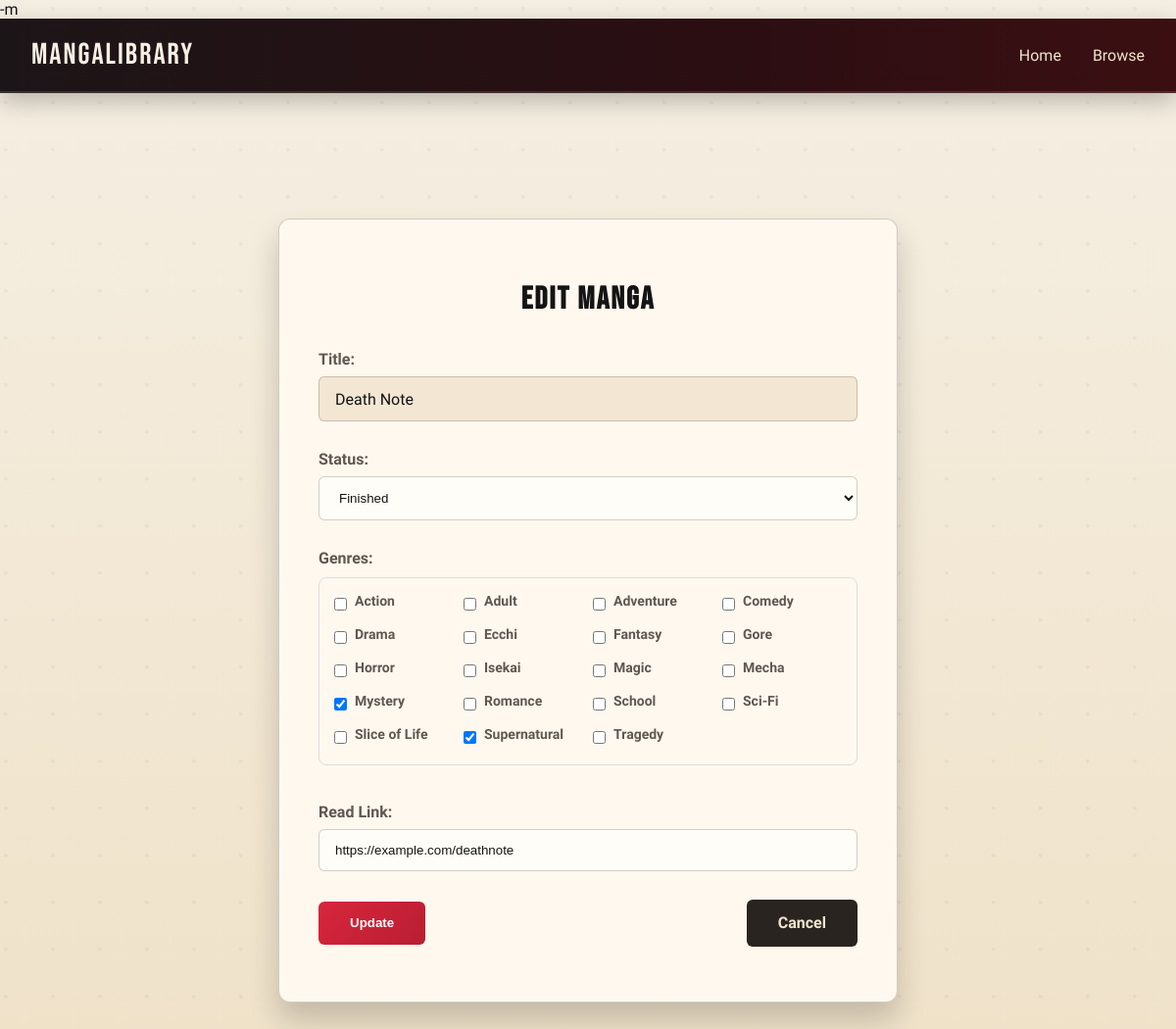
/edit.php?id=3 (signed in), run on the app's committed database.
### tables this page shows
CREATE TABLE IF NOT EXISTS manga (
    id INT AUTO_INCREMENT PRIMARY KEY,
    title VARCHAR(255) NOT NULL,
    author VARCHAR(255),
    description TEXT,
    category VARCHAR(255),
    status ENUM('will read', 'currently reading', 'stopped', 'finished', 'dropped') DEFAULT 'will read',
    last_chapter VARCHAR(50),
    read_link VARCHAR(255),
    external_links JSON,
    created_at TIMESTAMP DEFAULT CURRENT_TIMESTAMP,
    updated_at TIMESTAMP DEFAULT CURRENT_TIMESTAMP ON UPDATE CURRENT_TIMESTAMP,
    INDEX idx_manga_title (title),
    INDEX idx_manga_category (category),
    INDEX idx_manga_status (status),
    INDEX idx_manga_updated_at (updated_at),
    INDEX idx_manga_category_status (category, status)
);

### edit.php (the view, shortened to what this page needs)
<?php
require_once 'auth.php';
$id = $_GET['id'] ?? null;
$sql = "SELECT * FROM manga WHERE id = ?";
$stmt = $conn->prepare($sql);
$stmt->bind_param("i", $id);
$stmt->execute();
$result = $stmt->get_result();
$manga = $result->fetch_assoc();
$selected_categories = explode(', ', $manga['category']);
?>
<!DOCTYPE html>
<html lang="en">
<head>
  <link rel="stylesheet" href="edit.css">
</head>
<body>
<nav>
  <div class="logo">
    <a href="home.php" style="color: inherit; text-decoration: none; cursor: pointer;">MangaLibrary</a>
  </div>
  <ul>
    <li><a href="home.php">Home</a></li>
    <li><a href="browse.php">Browse</a></li>
  </ul>
</nav>
<main>
  <div class="edit-container">
    <h1>Edit Manga</h1>
    <form method="POST">
      <div class="form-group">
        <label>Title:</label>
        <div class="readonly-title"><?php echo htmlspecialchars($manga['title']); ?></div>
      </div>
      <div class="form-group">
        <label>Status:</label>
        <select name="status" onchange="toggleChapterField()">
          <option value="finished" <?php if ($manga['status'] == 'finished') echo 'selected'; ?>>Finished</option>
        </select>
      </div>
      <div class="form-group">
        <label>Genres:</label>
        <div class="genre-container">
          <?php
          $available_categories = ['Action', 'Adult', 'Adventure', 'Comedy', 'Drama', 'Ecchi', 'Fantasy', 'Gore', 'Horror', 'Isekai', 'Magic', 'Mecha', 'Mystery', 'Romance', 'School', 'Sci-Fi', 'Slice of Life', 'Supernatural', 'Tragedy'];
          foreach ($available_categories as $cat) {
            $checked = in_array($cat, $selected_categories) ? 'checked' : '';
            echo "<div class='genre-item'>
                    <input type='checkbox' id='cat_$cat' name='category[]' value='$cat' $checked>
                    <label for='cat_$cat'>$cat</label>
                  </div>";
          }
          ?>
        </div>
      </div>
      <div class="form-group">
        <label>Read Link:</label>
        <input type="url" name="read_link" value="<?php echo htmlspecialchars($manga['read_link']); ?>" placeholder="Link to read manga">
      </div>
      <div class="form-actions">
        <button type="submit" class="primary-btn">Update</button>
        <a href="home.php" class="secondary-btn">Cancel</a>
      </div>
    </form>
  </div>
</main>
</body>
</html>

### edit.css (style rules this page uses)
:root { --paper: #f5efe3; --paper-deep: #efe1c7; --ink: #141414; --muted: #5f5750; --accent: #d7263d; --accent-2: #f2a900; --accent-glow: rgba(215, 38, 61, 0.35); --card: #fff8ee; --border: rgba(20, 20, 20, 0.2); }
body { margin: 0; font-family: 'Zen Kaku Gothic New', sans-serif; background-color: var(--paper); background-image: radial-gradient(circle at 12% 18%, rgba(0, 0, 0, 0.04) 0 2px, transparent 2px), linear-gradient(180deg, var(--paper) 0%, var(--paper-deep) 100%); background-size: 48px 48px, auto; color: var(--ink); }
nav { background: linear-gradient(90deg, #1c1517 0%, #2a0e12 60%, #3b0f12 100%); display: flex; align-items: center; justify-content: space-between; padding: 1.2rem 2rem; border-bottom: 2px solid rgba(255, 255, 255, 0.12); box-shadow: 0 8px 24px rgba(0, 0, 0, 0.25); }
nav .logo { font-size: 1.9rem; font-weight: 400; font-family: 'Bebas Neue', sans-serif; letter-spacing: 2px; color: #f7efe2; }
nav ul { list-style: none; display: flex; gap: 2rem; margin: 0; padding: 0; }
nav ul li a { text-decoration: none; color: #f1e5cf; font-weight: 500; transition: color 0.3s; }
main { display: flex; justify-content: center; padding: 4rem 1rem; }
.edit-container { background: var(--card); max-width: 550px; width: 100%; padding: 2.5rem; border-radius: 12px; box-shadow: 0 18px 30px rgba(20, 20, 20, 0.2); margin: 4rem auto; border: 1px solid var(--border); }
.edit-container h1 { text-align: center; margin-bottom: 2rem; font-size: 2rem; color: var(--ink); font-family: 'Bebas Neue', sans-serif; letter-spacing: 2px; }
.edit-container form { display: flex; flex-direction: column; }
.form-group { margin-bottom: 1.8rem; }
.readonly-title { background: #f3e7d3; padding: 0.8rem 1rem; border-radius: 6px; font-size: 1rem; border: 1px solid var(--border); }
.edit-container label { display: block; margin-bottom: 0.5rem; font-weight: bold; color: var(--muted); }
.edit-container input[type="text"], .edit-container input[type="url"], .edit-container select { width: 100%; padding: 0.8rem 1rem; border: 1px solid var(--border); border-radius: 6px; background: #fffdf7; color: var(--ink); transition: box-shadow 0.2s; }
.form-actions { display: flex; justify-content: space-between; align-items: center; gap: 1rem; flex-wrap: wrap; }
.primary-btn { background: linear-gradient(135deg, #d7263d, #b91e32); border: none; padding: 0.9rem 2rem; border-radius: 6px; color: #fff; cursor: pointer; transition: transform 0.2s, box-shadow 0.2s; text-decoration: none; text-align: center; font-weight: bold; }
.secondary-btn { background: #2a2420; color: #f1e5cf; padding: 0.9rem 2rem; border-radius: 6px; text-decoration: none; text-align: center; transition: background 0.3s, color 0.3s, transform 0.2s; font-weight: bold; }

### edit.php (style rules this page uses)
.genre-container { display: grid; grid-template-columns: repeat(auto-fit, minmax(120px, 1fr)); gap: 10px; margin: 10px 0; padding: 15px; border: 1px solid #ddd; border-radius: 8px; background-color: rgba(255, 255, 255, 0.05); }
.genre-item { display: flex; align-items: center; gap: 8px; }
.genre-item input[type="checkbox"] { margin: 0; cursor: pointer; }
.genre-item label { font-size: 14px; cursor: pointer; }

### data on the page
manga: title "Death Note", status "Finished", read_link "https://example.com/deathnote"

### other printed values
$cat "Action"
$cat "Adult"
$cat "Adventure"
$cat "Comedy"
$cat "Drama"
$cat "Ecchi"
$cat "Fantasy"
$cat "Gore"
$cat "Horror"
$cat "Isekai"
$cat "Magic"
$cat "Mecha"
$cat "Mystery"
$cat "Romance"
$cat "School"
